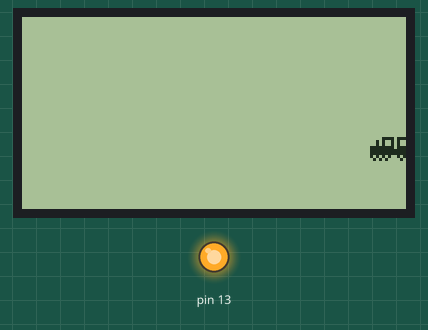
Recording of a sketch running on a simulated Arduino Mega 2560, built with avr-gcc and run on an emulated ATmega2560. Shown: 128×64 one-colour display, output pins drawn as LEDs (lit = HIGH).

Above: at 1.1 s.
At 5.3 s:
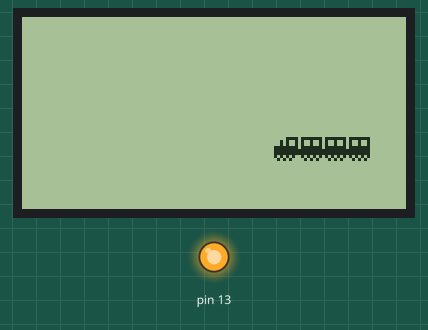
At 9.4 s:
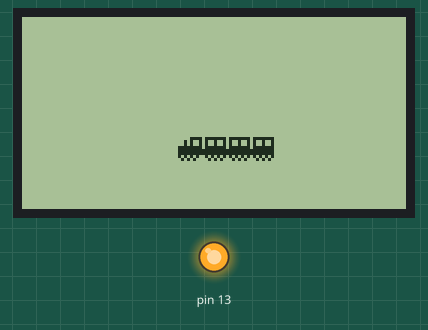
At 17.7 s:
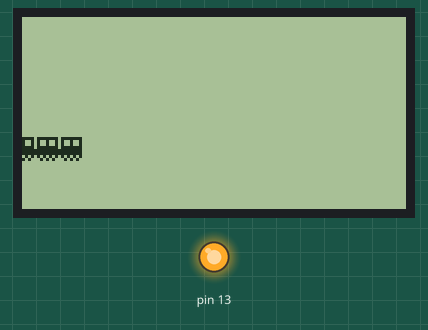
At 28.1 s:
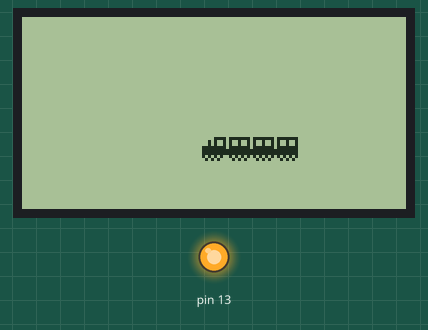
At 38.4 s:
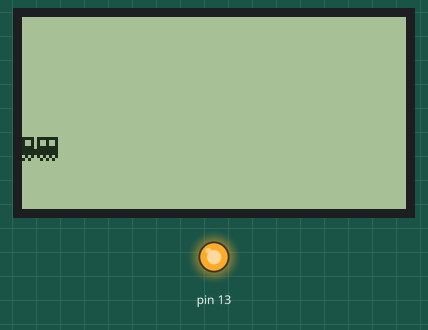

Measured:
- what the display in image 0 shows lasts 1.0 s, from 1.1 s to 2.1 s

The sketch:

bitmap.ino
```cpp
// Contoh pembuatan bitmap

#include "U8glib.h"

const byte PIN_CS = 53;

U8GLIB_ST7920_128X64_4X u8g(PIN_CS);

const byte bitmap_loko[] =
{
  B00001111,
  B00101001,
  B00101001,
  B11111111,
  B11111111,
  B11111111,
  B10101010,
  B01010100
};

const byte bitmap_gerbong[] =
{
  B01111111,
  B01001001,
  B01001001,
  B01111111,
  B11111111,
  B11111111,
  B01010101,
  B00101010
};

int pos = 128;

void setup()
{
  pinMode(13, OUTPUT);
  digitalWrite(13, HIGH);
}

void loop()
{
  u8g.firstPage();
  do
  {
     buatGambar();
  } while (u8g.nextPage());

  delay(1000);
}

void buatGambar()
{
  u8g.drawBitmap(pos, 40, 1, 8, bitmap_loko);
  u8g.drawBitmap(pos + 8, 40, 1, 8, bitmap_gerbong);
  u8g.drawBitmap(pos + 16, 40, 1, 8, bitmap_gerbong);
  u8g.drawBitmap(pos + 24, 40, 1, 8, bitmap_gerbong);

  pos = pos - 4;;
  if (pos <= -24)
    pos = 128;
}
```
